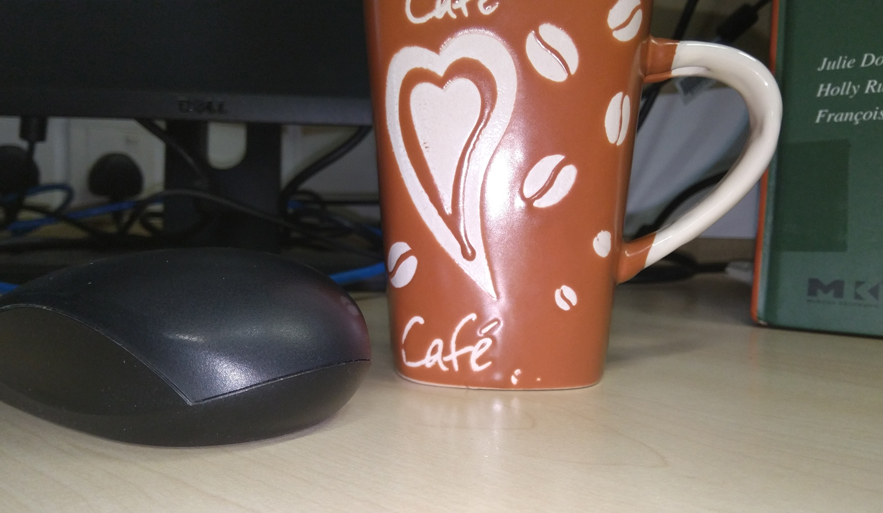
%> input picture img/mouse_cup.jpg, 883 x 513 px
$ octave scp_spec_removal_web.m   (GNU Octave 9; MATLAB toolbox functions it lacks are replaced by stand-ins)
%> lines starting %> are read from the running program, lines starting %| are printed output that depends on the picture
% Code for the following paper:
% H. L. Shen, H. G. Zhang, S. J. Shao, and J. H. Xin,
% Chromaticity-based separation of reflection components in a single image,
% Pattern Recognition, 41(8), 2461-2469, 2008.

clear;

threshold_chroma = 0.03;

I = imread('mouse_cup.jpg');
%> I is the input picture: size 513x883x3 uint8; mean R, G, B 110, 97.7, 89.4
I = double(I);
%> I: size 513x883x3 double
[height, width, dim] = size(I);
%> height = 513; width = 883; dim = 3

I3c = reshape(I, height*width, 3);

% calculate specular-free image
Imin = min(I3c, [], 2);
Imax = max(I3c, [], 2);
Iss = I3c - repmat(Imin, 1, 3) +  mean(Imin);
Itemp = I3c - Iss;


% calculate the mask of combined pixels and diffuse pixels
th = mean(Imin);
%> th = 86.62
Imask_cmb = zeros(height * width, 1);
ind_cmb = find(Itemp(:,1) > th & Itemp(:,2) > th & Itemp(:,3) > th);
%> ind_cmb = 57781 values from 49752 to 399752
Imask_cmb(ind_cmb,:) = 1;

Imask_df = zeros(height * width, 1);
ind_df = find(Itemp(:,1) < th & Itemp(:,2) < th & Itemp(:,3) < th & Imax > 20);
%> ind_df = 378059 values from 1 to 452979
Imask_df(ind_df, :) = 1;


% calculate chromaticity
Ichroma = Iss ./ repmat(sum(Iss,2), 1, 3);


%%%%%%%% specularity removal  %%%%%%%%
% find the pixels that need processing
Imask_all = zeros(height * width, 1);   % pixels with combined reflection or diffuse reflection
Imask_processed = -1 * ones(height * width, 1); % processed pixel
ind_all = find(Imask_cmb == 1 | Imask_df == 1);
%> ind_all = 435840 values from 1 to 452979
Imask_all(ind_all,:) = 1;
Imask_processed(ind_all) = 0; % -1: not considered; 0: not processed; 1: processed

vs = [255 255 255]; % light color, assumed white

Idf = I3c;
Isp = zeros(size(I3c));

Icoef = zeros(height * width, 2);   % the diffuse and specular coefficient of each pixel


while(1)

    % if all pixels are processed, break
    ind = find(Imask_processed == 0);
    if(isempty(ind))
        break;
    end

    % find the diffuse pixels from the un-processed ones
    ind_0 = find(Imask_processed == 0 & Imask_df == 1);

    if(~isempty(ind_0)) % if there are un-processed diffuse pixels

        % find the pixel with maximum rgb values
        Imax_sub = Imax(ind_0);
        Y = max(Imax_sub);
        ind = find(Imax == Y & Imask_processed == 0 & Imask_df == 1);
        ind = ind(1,:);

        % regard the pixel as body color
        vb = Idf(ind,:);
        cb = Ichroma(ind,:);
        vcomb = [vb; vs]';

        % chromaticity difference
        c_diff = Ichroma - repmat(cb, height * width, 1);
        c_diff_sum = sum(abs(c_diff), 2);

        % exclude non-diffuse and non-combined reflection pixels
        ind = [1 : height * width]';
        ind(ind_all,:) = [];
        c_diff_sum(ind,:) = 999;

        % 找到色度差别 < threshold_chroma 的像素
        ind = find(c_diff_sum < threshold_chroma & Imask_processed == 0);

        % let the pixel be the diffuse component, then solve the reflection
        % coefficient
        if(~isempty(ind))
            v = I3c(ind,:);

            v = v';
            coef = pinv(vcomb) * v;
            ind_c = find(coef(2,:) < 0);
            if(~isempty(ind_c))
                v_c = v(:, ind_c);
                coef_c = pinv(vb') * v_c;
                coef(:, ind_c) = [coef_c; zeros(size(ind_c))];
            end

            coef(2,:) = 0;
            v_df = vcomb * coef;

            Icoef(ind,:) = coef';
            Idf(ind,:) = v_df';  % diffuse component
            Isp(ind,:) = I3c(ind,:) - Idf(ind,:);  % specular component
            Imask_processed(ind,:) = 1;

           % display how many pixels are processed
            ind = find(Imask_processed == 1);
            sprintf( '%d / %d\n', size(ind, 1), size(ind_all,1))

        end

    else  % if all diffuse pixel have been processed

        % find combined pixels
        ind = find(Imask_processed == 0 & Imask_cmb == 1);
        if(isempty(ind))
            break;
        end

        % calculate chromaticity difference
        ind = ind(1,:);
        cb = Ichroma(ind,:);

        c_diff = Ichroma - repmat(cb, height * width, 1);
        c_diff_sum = sum(abs(c_diff), 2);

        % find diffuse pixel with closest chromaticity
        ind = [1 : height * width]';
        ind(ind_df,:) = [];
        c_diff_sum(ind,:) = 999;

        [Y, ind] = min(c_diff_sum);

        if(~isempty(ind))

            vb = Idf(ind,:);
            cb = Ichroma(ind,:);
            vcomb = [vb; vs]';


            c_diff = Ichroma - repmat(cb, height * width, 1);
            c_diff_sum = sum(abs(c_diff), 2);

            % get unprocessed pixel with similar chromaticity
            ind = find(Imask_processed == 0 & c_diff_sum  < Y + 0.1 * threshold_chroma);

            if(~isempty(ind))

                v = I3c(ind,:);

                v = v';
                coef = pinv(vcomb) * v;

                coef(2,:) = 0;
                v_df = vcomb * coef;

                Icoef(ind,:) = coef';
                Idf(ind,:) = v_df';
                Isp(ind,:) = I3c(ind,:) - Idf(ind,:);
                Imask_processed(ind,:) = 1;


                % display processed pixel number
                ind = find(Imask_processed == 1);
                sprintf( '%d / %d\n', size(ind, 1), size(ind_all,1))

            end
        end
    end
end
%> this loop made 64 passes
%> (Imax_sub, Y, vb, vcomb, v) on pass 59: ([51; 54; 51; 52; 47; 50; 60; 54; 49; 53; 53; 62; 62; 60; 60], 62, [54 62 41], [54 255; 62 255; 41 255], [54 55 53 53; 62 62 60 60; 41 44 42 42])
%> (Y, vb, vcomb, ind_c, coef_c) on passes 33, 35, 45, 52: (188, [188 150 113], [188 255; 150 255; 113 255], [1 3 4 5 6 7 8 9], [0.927 0.85 0.946 0.936 0.884 0.879 0.847 0.936]), (186, [186 138 98], [186 255; 138 255; 98 255], [1 3 4 5 6 8 9 10 11], [0.936 0.958 0.91 0.921 0.96 0.883 0.683 0.756 0.936]), (137, [137 136 108], [137 255; 136 255; 108 255], [1 2 3 4 5 6 7 8 9], [0.984 0.969 0.977 0.977 0.969 0.969 0.984 0.977 0.969]), (94, [25 47 94], [25 255; 47 255; 94 255], [1 2 3 4 5 13 15 16 25], [0.945 0.943 0.943 0.945 0.943 1 0.986 0.972 0.889])
%> after the loop, Y = 0.0232; cb = [0.389 0.284 0.327]; coef = [1.19 1.13; 0 0]; v = [237 242; 198 205; 217 223]; v_c = 11 columns, first 8: [20 22 20 20 16 18 28 22; 36 38 36 36 32 34 44 38; 51 54 51 52 47 50 60 54]; v_df = [205.2 194.7; 168.2 159.7; 178.9 169.8]; vb = [172.2 141.2 150.2]; vcomb = [172.2 255; 141.2 255; 150.2 255]


figure; imshow(uint8(reshape(I3c, height, width, 3))); title('original');
figure; imshow(uint8(reshape(Idf, height, width, 3))); title('diffuse component');
%> after `imshow(uint8(reshape(Idf, height, width, 3)))`:
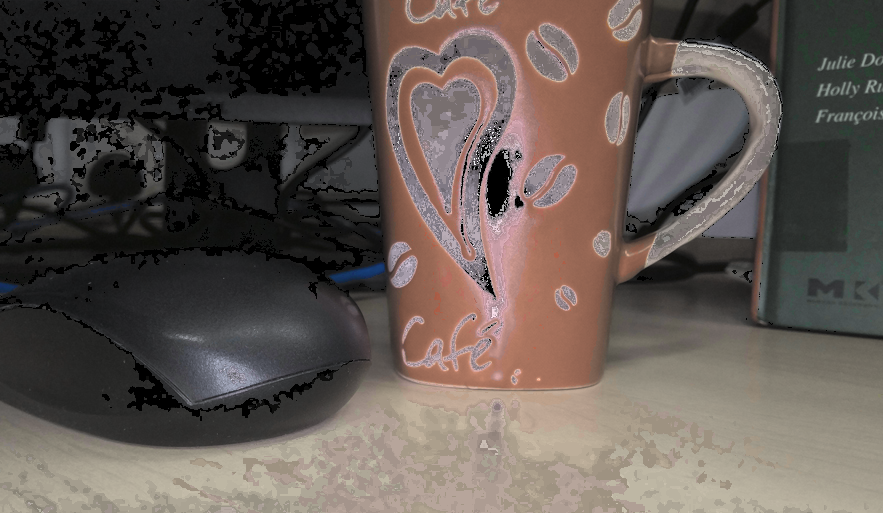
%> displayed picture: size 513x883x3, on the screen's scale of 0 to 255; mean R, G, B 95.8, 86.3, 80.8
figure; imshow(uint8(reshape(Isp, height, width, 3))); title('specular component');
%> after `imshow(uint8(reshape(Isp, height, width, 3)))`:
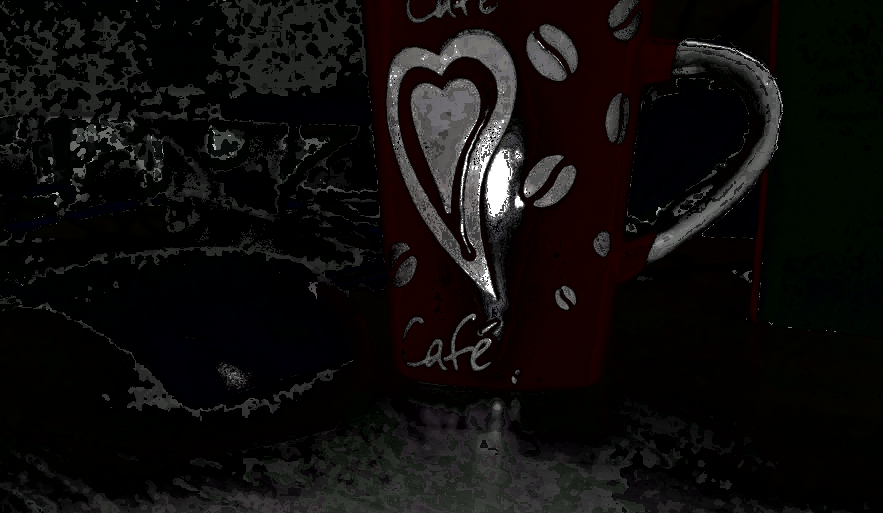
%> displayed picture: size 513x883x3, on the screen's scale of 0 to 255; mean R, G, B 15.8, 13.7, 13


% imwrite(uint8(reshape(Idf, height, width, 3)), 'comp_df.bmp', 'bmp');
% imwrite(uint8(reshape(Isp, height, width, 3)), 'comp_sp.bmp', 'bmp');
